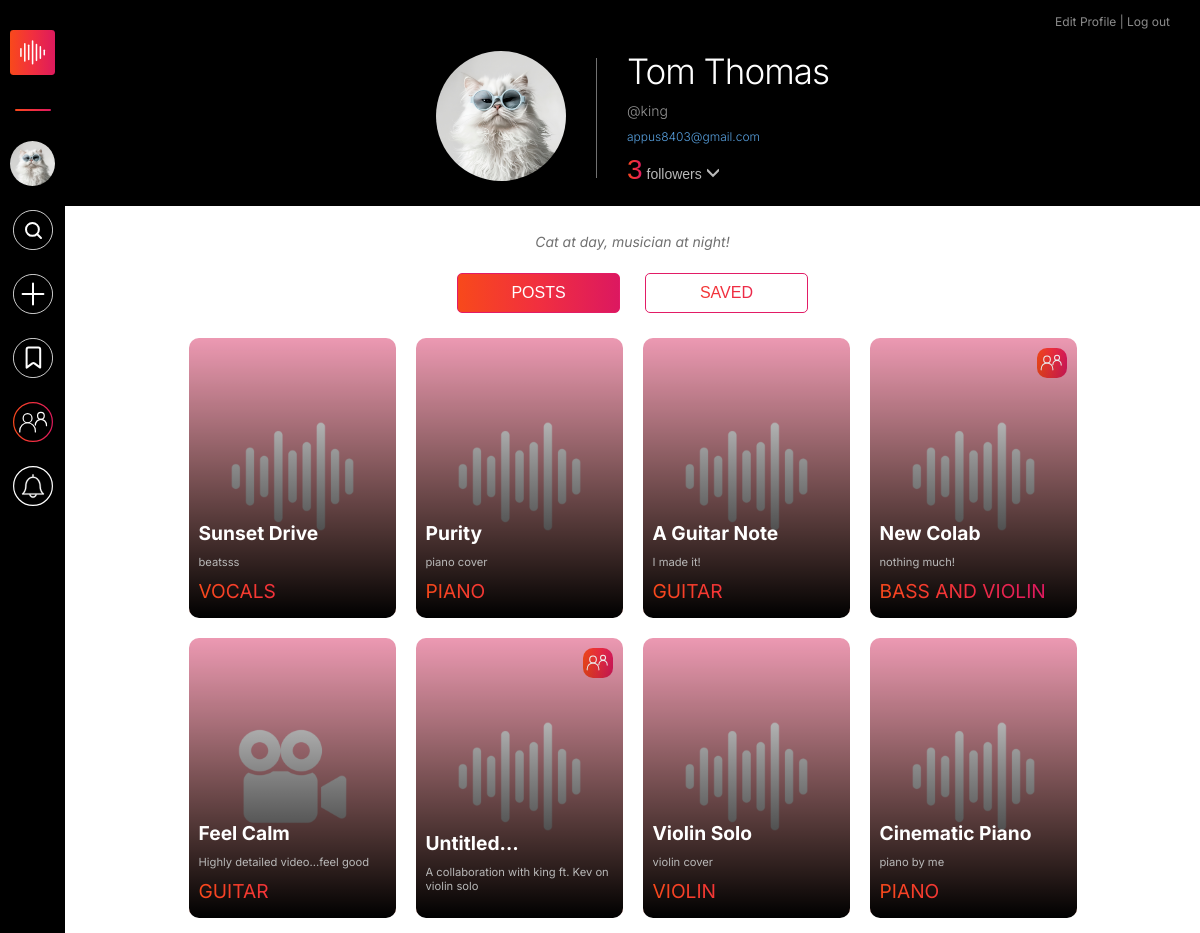
Page /my-profile (signed in) on the earlier database version.
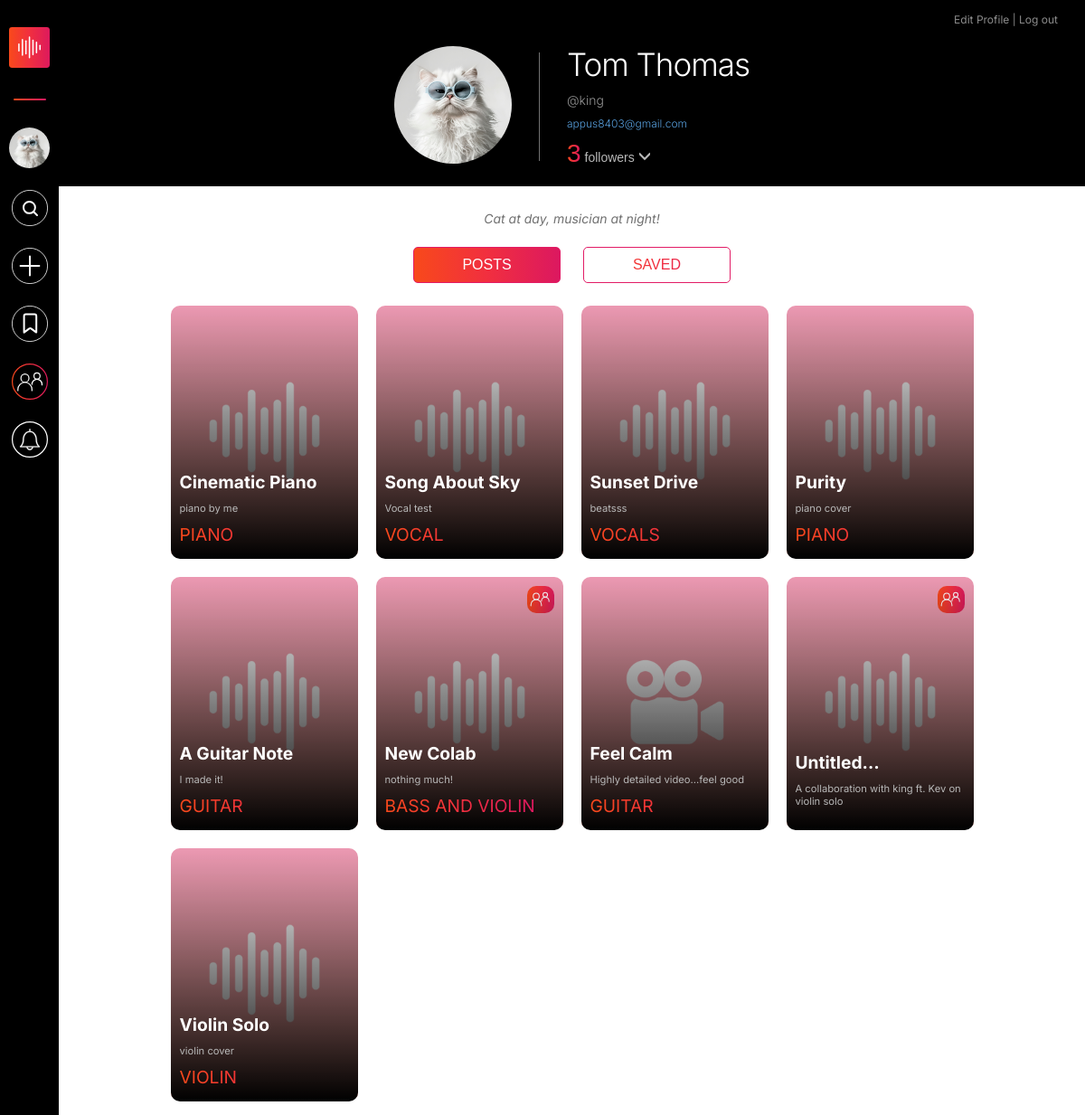
Same page on the later database version.
### users/models.py (models this page shows, shortened)
class profiledatadb(models.Model):
    username=models.CharField(primary_key=True,max_length=25,unique=True)
    password = models.CharField(max_length=15)
    firstname=models.CharField(max_length=30)
    lastname=models.CharField(max_length=30)
    email = models.EmailField()
    profile_picture = models.ImageField(upload_to='media/Profiles')
    user_bio=models.TextField()
    phone=models.IntegerField(null=True)
    timestamp=models.DateTimeField(auto_now_add=True,null=True)
    insta=models.URLField(max_length=200,blank=True,null=True)
    yout=models.URLField(max_length=200,blank=True,null=True)
    twit=models.URLField(max_length=200, blank=True,null=True)
    followers = models.ManyToManyField(User, related_name="following", blank=True)
    def __str__(self):
        return str(self.username)

class postdb(models.Model):
    pid=models.UUIDField(primary_key=True,max_length=10,default=uuid.uuid4)
    username=models.ForeignKey(to=profiledatadb,on_delete=models.CASCADE)
    media=models.FileField(upload_to='media/Posts')
    media_thumbnail=models.FileField(upload_to='media/Thumbnails',default=None,blank=True,null=True)
    caption=models.CharField(max_length=30)
    descr=models.TextField()
    langu=models.CharField(max_length=15,default="English")
    mediatype=models.CharField(max_length=15,blank=True)
    location=models.CharField(max_length=15)
    likes=models.IntegerField(default=0)
    media_format=models.CharField(max_length=20, blank=True)
    timestamp = models.DateTimeField(auto_now=True)
    collaborated_owners = models.ManyToManyField(User, through="collaborators_table")
    isCollaborated = models.BooleanField(default=False)
    collaboration = models.UUIDField(default=None,blank=True,null=True)
    flagged = models.BooleanField(default=False)  # 0 = Not Flagged, 1 = Flagged
    flag_counter = models.IntegerField(default=0)  # Tracks offensive/explicit content reports
    reported_users = models.ManyToManyField(User, blank=True, related_name="reported_posts")
    is_private = models.BooleanField(default=False)

### users/views.py (the view)
# urls.py: path('my-profile', views.profile_new, name = 'my-profile'),
def profile_new(request):
    try:
        user = request.user.username
        userBioCollect = profiledatadb.objects.get(username=user)
        post = postdb.objects.filter(username=user)
        saved = Save.objects.filter(user=request.user).values_list('post', flat=True)
        savedposts = postdb.objects.filter(pid__in=saved)
        collabedPostIds = collaborators_table.objects.filter(collab_members=request.user).values_list("post_id", flat=True)
        collabedPosts = postdb.objects.filter(pid__in=collabedPostIds)
        allPosts = post.union(collabedPosts).order_by('-timestamp')
        collab_member_list = Member_Information.objects.filter(post_member=request.user).select_related('collaboration').filter(
            collaboration__collab_end=False,
            collaboration__request_status="accepted"
        )
        combined_collab_list = [member.collaboration for member in collab_member_list]
        follower_users = userBioCollect.followers.all()
        follower_profiles = profiledatadb.objects.filter(username__in=[user.username for user in follower_users])
        context = {
            'user': userBioCollect,
            'post': allPosts,
            'saved': savedposts,
            'collab_list': combined_collab_list,
            'follower_profiles': follower_profiles
        }
    except profiledatadb.DoesNotExist:
        return render(request, '404.html', status=404)
    return render(request, 'profile-new.html', context)

### templates/profile-new.html (shortened to what this page needs)
{% extends 'base.html' %}
{% load static %}
{% block additional_css %}
<link rel="stylesheet" href="{% static 'css/profile-page-style.css' %}">
{% endblock %}
{% block content %}
<div class="header">
    {% if user %}
    <div class="edit-logout">
        <a class="e-l-buttons" href="{% url 'editprofile' %}">Edit Profile</a><span id="spacer"> | </span>
        <a class="e-l-buttons" href="{% url 'signout' %}" id="logout">Log out</a>
    </div>
    <div class="profile-details-container">
        <div class="profile-picture">
            <img src= '{{user.profile_picture.url}}' alt="{{user.firstname}}'s profile picture" class="imgcenter"/>
        </div>
        <div class="details">
            <p id="profile-name">{{ user.firstname }}<span>  </span>{{ user.lastname }}</p>
            <p id="user-name-id"><span class="username">@{{ user.username }}</span></p>
            <a href="mailto:{{ user.email }}" class="mailbio">{{ user.email }}</a>
            <div class="followers">
                <button class="follow-count" onclick="togglelist()">
                    <span id="follower-count">{{ user.followers.count }}</span>
                    <span id="follower-text">followers</span>
                    <span id="follower-text"></span>
                </button>
            </div>
        </div>
    </div>
</div>
<div class="body">
    <div class="profile-info">
        <p id="desc">{{ user.user_bio }}</p>
    </div>
{% endif %}
    <div class="buttons">
        <button onclick="loadPosts()" class="profile-content-buttons" id="postbutton">Posts</button>
        <button onclick="loadSaved()" class="profile-content-buttons" id="savedbutton">Saved</button>
    </div>
    <div id="profile-content-controller-posts">
        <div class="profile-content">
            <div class="posts">
                {% if post %}
                    {% for media in post %}
                        {% if forloop.counter0|divisibleby:"4" %}
                            <div class="post-row">
                        {% endif %}
                        <a id="post-wrapper" href="{% url 'media' %}?pid={{media.pid}}">
                            <div class="thumbnail-container">
                                {% if media.media_thumbnail %}
                                    <img loading="lazy" src="{{ media.media_thumbnail.url }}" alt="" class="post-thumbnail">
                                {% else %}
                                    {% if media.media_format == "Audio" %}
                                        <img loading="lazy" src="{% static 'images/9_16 Audio.png' %}" alt="" class="post-thumbnail" >
                                    {% elif media.media_format == "Video" %}
                                        <img loading="lazy" src="{% static 'images/9_16 Video.png' %}" alt="" class="post-thumbnail">
                                    {% endif %}
                                {% endif %}
                                {% if media.isCollaborated %}
                                <img id="iscollab" src="{% static 'images/collab-small-icon.svg' %}" alt="is collaborated icon">
                                {% endif %}
                                <div class="gradient-overlay">
                                    <div class="padding-controll">
                                        <h2 class="video-caption">{{ media.caption}}</h2>
                                        <p class="video-description">{{ media.descr }}</p>
                                        {% if media.mediatype %}
                                        <p class="instrument-used">{{ media.mediatype }}</p>
                                        {% endif %}
                                    </div>
                                </div>
                            </div>
                        </a>
                        {% if forloop.counter0|add:"1"|divisibleby:"4" or forloop.last %}
                            </div>
                        {% endif %}
                    {% endfor %}
                {% else %}
                <div id="profile-content-controller-nomedia" style="display: block; width: 100%;">{% include 'content-404.html'  %}</div>
                {% endif %}
            </div>
        </div>
    </div>
</div>
{% endblock %}

### templates/base.html (shortened to what this page needs)
{% load static %}
<!DOCTYPE html>
<html lang="en">
<head>
    <link rel="stylesheet" href="{% static 'css/base-file.css' %}">
    <link rel="stylesheet" href="{% static 'css/loader.css' %}">
    {% block additional_css %}{% endblock %}
</head>
<body>
    {% if user %}
    <div class="main-docker">
        <div class="nav-section-web">
            <nav class="navigation-controlling-deck" id="navigation-controlling-deck">
                <a href="{% url 'home' %}"><img class="navbar-control-icons" id="navbar-main-logo" src="{% static 'images/Sounz_logo.svg' %}" alt="Sounz logo"></a>
                <div id="nav-separator"></div>
                {% if user.profile_picture.url %}
                    <a href="{% url 'my-profile' %}"><img class="navbar-control-icons" id="navbar-user-profile-pic" src="{{user.profile_picture.url}}" alt="" width="10px" height="40px"></a>
                {% endif %}
                <a href="{% url 'search' %}"><img id="search-icon" class="navbar-control-icons" src="{% static 'images/Search button.svg' %}" alt="Search icon"></a>
                <a href="{% url 'upload' %}"><img class="navbar-control-icons" src="{% static 'images/upload-white.svg' %}" alt="Upload icon"></a>
                <a href="{% url 'my-profile' %}?section=saved"><img class="navbar-control-icons" src="{% static 'images/save.svg' %}" alt="Save icon"></a>
                <a onclick="toggleCollabMenu('web')"><img class="navbar-control-icons" src="{% static 'images/collab_nav.svg' %}" alt="Collab icon"></a>
                <a href="{% url 'notifications' %}"><img class="navbar-control-icons" src="{% static 'images/notifications.svg' %}" alt="notification icon"></a>
            </nav>
        </div>
        <div class="web-collab-list" id="collabMenu">
        </div>
        <div class="export-htmls" id="export-htmls" style="display: none;">
            {% block content %}
            {% endblock %}
        </div>
    </div>
    {% endif %}
</body>
</html>

### static/css/base-file.css (style rules this page uses)
* { margin: 0; padding: 0; min-width: 0; min-height: 0; box-sizing: border-box; }
html, body { margin: 0; padding: 0; height: 100%; font-family: "Inter", sans-serif; font-optical-sizing: auto; font-weight: normal; font-style: normal; font-variation-settings: "slnt" 0; }
.main-docker { min-height: 100%; display: flex; flex-direction: row; }
.nav-section-web { width: fit-content; background-color: black; position: fixed; top: 0; height: 100%; max-width: 65px; z-index: 99999; }
#navigation-controlling-deck { display:flex; flex-direction: column; flex-wrap: wrap; align-items: center; padding: 20px 10px; }
img.navbar-control-icons { width: 40px; margin: 10px 0; cursor: pointer; }
img#navbar-main-logo { width: 45px; }
img#navbar-user-profile-pic { width: 45px; height: 45px; border-radius: 50%; aspect-ratio: 8 / 8; object-fit: cover; }
#nav-separator { width: 80%; margin: 20px 0; height: 2px; border-radius: 10px; background-image: linear-gradient(90deg, rgba(248, 73, 27, 1) 0%, rgba(241, 47, 63, 1) 50%, rgba(220, 24, 96, 1) 100%); }
.export-htmls { flex: 1; margin-left: 65px; width: 100%; }
.web-collab-list { position: fixed; top: 0; left: -27%; width: 22%; height: 100%; margin-left: 65px; background-color: #000000c9; z-index: 997; backdrop-filter: blur(30px); padding: 10px; padding-top: 40px; transition: transform 0.4s ease, left 0.4s ease; }

Differences in the rows shown:
changed postdb "Cinematic Piano": moves up the list
added postdb: caption "Song About Sky", descr "Vocal test"
